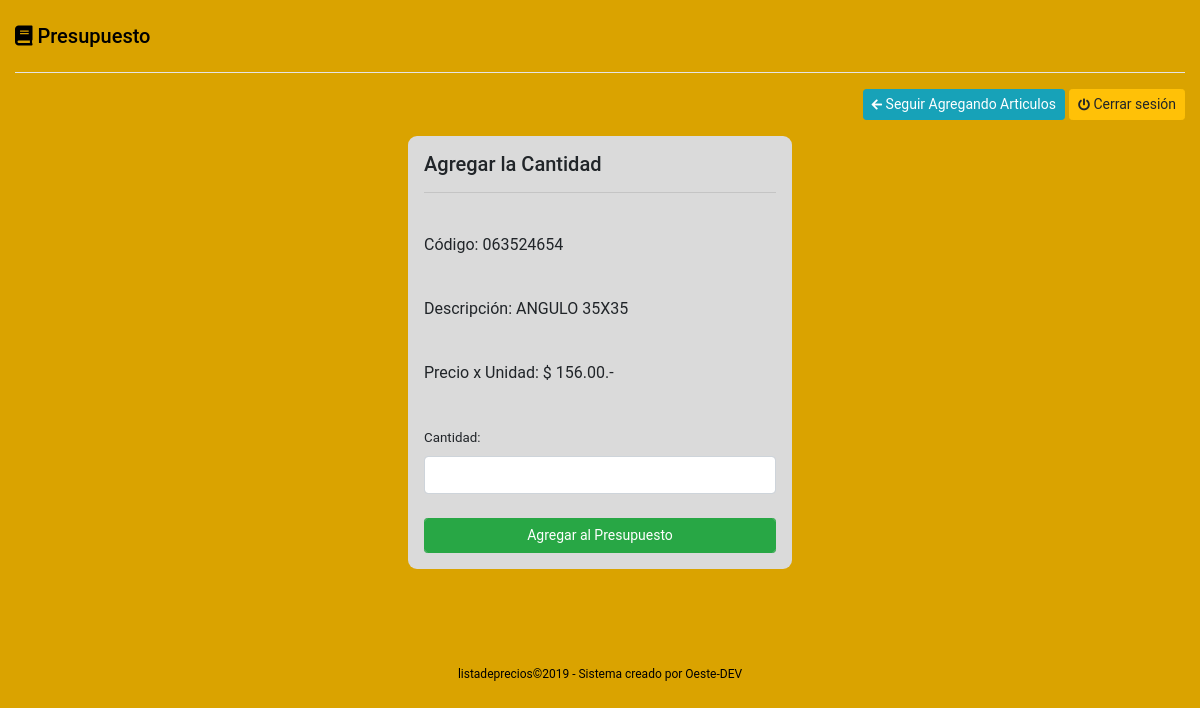
The app's page /agregarCantidad.php?id=47 (signed in) with its own data.
### tables this page shows
CREATE TABLE IF NOT EXISTS `articulo` (
  `id_articulo` int(255) NOT NULL AUTO_INCREMENT,
  `codigo` varchar(255) NOT NULL,
  `descripcion` varchar(255) NOT NULL,
  `preciodecompra` decimal(10,2) NOT NULL,
  `porcentaje` decimal(10,2) NOT NULL,
  `ganancia` decimal(10,2) NOT NULL,
  `preciofinal` decimal(10,2) NOT NULL,
  PRIMARY KEY (`id_articulo`)
);

### agregarCantidad.php (the view, shortened to what this page needs)
<!DOCTYPE html>
<html lang="es">
<?php include 'header.php';?>
<body>
  <div class="container-fluid mt-4">
    <div class="row">
      <div class="col-md-6">
        <h5 style="color: black;"><i class="fa fa-book" style="font-size: 20px;"></i>  Presupuesto </h5>
      </div>
      <div class="col-md-6">
      </div>
    </div>
    <hr class="bg-white">
    <div class="row">
      <div class="col-md-6">
      </div>
      <div class="col-md-6 text-right">
        <a class="btn btn-info btn-sm" href="home.php" ><i class="fa fa-arrow-left"></i> Seguir Agregando Articulos</a>
        <a class="btn btn-warning btn-sm" href="logout.php"><i class="fa fa-power-off"></i> Cerrar sesión</a>
      </div>
    </div>
    <div class="row mt-2">
      <div class="col-md-4 offset-md-4 p-2">
        <div id="seleccion" class="formulario">
          <h5>Agregar la Cantidad</h5>
          <hr>
          <br>
          <?php
          require_once ("conexion/conexion.php");
          $id= $_GET['id'];
          $query_art=mysqli_query($conn,"select codigo, descripcion, preciofinal from articulo where id_articulo='$id'");
          while($row=mysqli_fetch_array($query_art)) {
            ?>
              <p>Código: <?php echo $row['codigo']; ?></p><br>
              <p>Descripción: <?php echo $row['descripcion']; ?></p><br>
              <p>Precio x Unidad: $ <?php echo $row['preciofinal']; ?>.-</p><br>
              <form action="procesos/tochart.php" method="post">
                <label>Cantidad:</label>
                <input class="form-control" type="number" min="1" name="cantidad" id="cantidad"><br>
                <input class="form-control btn btn-success btn-sm" type="submit" value="Agregar al Presupuesto">
             </form>
            <?php
            }
            ?>
        </div>
        <br><br><br>
      </div>
    </div>
  </div>
  <?php include 'footer.php';?>
</body>
</html>

### records on screen
articulo: codigo "063524654", descripcion "ANGULO 35X35", preciofinal "156.00"
